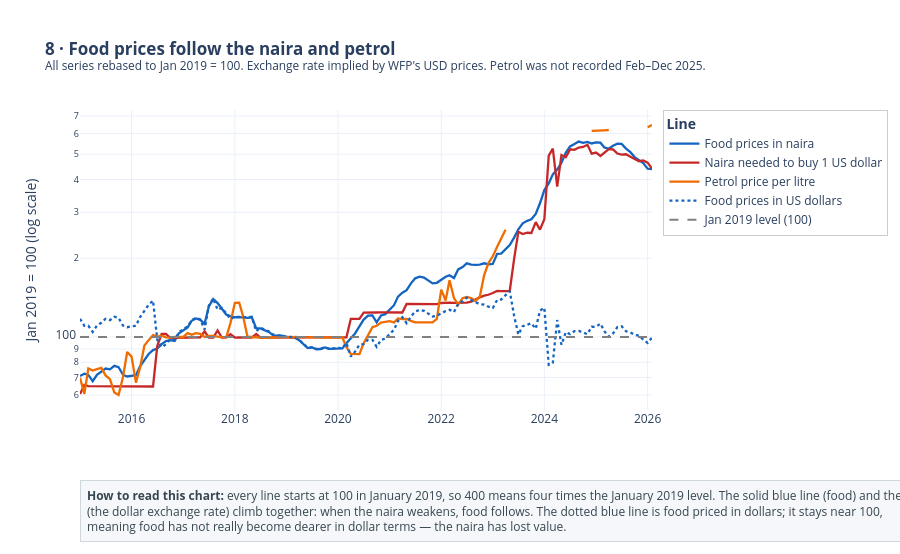

Here is the notebook cell this chart was saved with:
### Markdown cell above
## 8. What pushes food prices — the naira and petrol

### Code cell
# ================================================================
# 8. DRIVERS: EXCHANGE RATE & PETROL PRICE vs FOOD INDEX
# ================================================================
drivers = con.execute("""
    SELECT month,
           MEDIAN(price / usdprice) FILTER (WHERE usdprice > 0)                          AS ngn_per_usd,
           MEDIAN(price_per_unit)   FILTER (WHERE commodity = 'Fuel (petrol-gasoline)'
                                            AND pricetype = 'Retail')                    AS petrol_per_litre
    FROM prices GROUP BY month ORDER BY month
""").fetchdf().set_index("month")
drivers.index = pd.DatetimeIndex(drivers.index)
drivers = drivers.reindex(nat.index).interpolate(limit=3)
drivers["food_index"] = nat["index"]

reb = drivers.apply(lambda s: rebase(s))
reb["food_in_usd"] = reb["food_index"] / reb["ngn_per_usd"] * 100

yoy = np.log(drivers).diff(12)
lag_corr = pd.DataFrame({
    driver: [yoy["food_index"].corr(yoy[driver].shift(k)) for k in range(0, 13)]
    for driver in ["ngn_per_usd", "petrol_per_litre"]}, index=range(0, 13)).round(2)
lag_corr.index.name = "lag (months)"
print("Correlation of food YoY change with driver YoY change, driver leading by k months:")
print(lag_corr.T.to_string())
for d in lag_corr:
    print(f"  strongest link for {d}: {lag_corr[d].max():.2f} at {lag_corr[d].idxmax()} months")

print(f"\nJan 2019 → {nat.index[-1]:%b %Y}:  naira per $ x{drivers['ngn_per_usd'].iloc[-1] / drivers.loc['2019-01-01', 'ngn_per_usd']:.1f}, "
      f"petrol x{drivers['petrol_per_litre'].iloc[-1] / drivers.loc['2019-01-01', 'petrol_per_litre']:.1f}, "
      f"food x{drivers['food_index'].iloc[-1] / 100:.1f}")

fig = go.Figure()
for col, name, colour, dash in [("food_index", "Food prices in naira", "#1565C0", None),
                                ("ngn_per_usd", "Naira needed to buy 1 US dollar", "#C62828", None),
                                ("petrol_per_litre", "Petrol price per litre", "#EF6C00", None),
                                ("food_in_usd", "Food prices in US dollars", "#1565C0", "dot")]:
    fig.add_trace(go.Scatter(x=reb.index, y=reb[col], name=name, line=dict(color=colour, width=2.3, dash=dash),
                             hovertemplate=f"{name}<br>%{{x|%b %Y}}: %{{y:.0f}}<extra></extra>"))
fig.add_hline(y=100, line_dash="dash", line_color="grey")
legend_item(fig, "Jan 2019 level (100)", "grey", line=True, dash="dash")
fig.update_yaxes(type="log", title="Jan 2019 = 100 (log scale)")
fig.update_layout(height=500, hovermode="x unified",
                  title="<b>8 · Food prices follow the naira and petrol</b>"
                        "<br><sup>All series rebased to Jan 2019 = 100. Exchange rate implied by WFP's USD prices. "
                        "Petrol was not recorded Feb–Dec 2025.</sup>")
show(fig, "08_drivers",
     "every line starts at 100 in January 2019, so 400 means four times the January 2019 level. The solid blue line "
     "(food) and the red line<br>(the dollar exchange rate) climb together: when the naira weakens, food follows. "
     "The dotted blue line is food priced in dollars; it stays near 100,<br>meaning food has not really become dearer "
     "in dollar terms — the naira has lost value.",
     legend_title="Line")

### Figure 1 — Plotly figure (JSON) as saved in the notebook; plotly's stock layout.template omitted (floating-point values rounded to 4 significant figures; data arrays with more than 128 entries replaced by an {"elided": "..."} marker saying what was removed)
{"data": [{"hovertemplate": "Food prices in naira<br>%{x|%b %Y}: %{y:.0f}<extra></extra>", "line": {"color": "#1565C0", "width": 2.3}, "name": "Food prices in naira", "type": "scatter", "x": {"elided": "134 str values"}, "y": {"elided": "134 float values"}}, {"hovertemplate": "Naira needed to buy 1 US dollar<br>%{x|%b %Y}: %{y:.0f}<extra></extra>", "line": {"color": "#C62828", "width": 2.3}, "name": "Naira needed to buy 1 US dollar", "type": "scatter", "x": {"elided": "134 str values"}, "y": {"elided": "134 float values"}}, {"hovertemplate": "Petrol price per litre<br>%{x|%b %Y}: %{y:.0f}<extra></extra>", "line": {"color": "#EF6C00", "width": 2.3}, "name": "Petrol price per litre", "type": "scatter", "x": {"elided": "134 str values"}, "y": {"elided": "134 float values"}}, {"hovertemplate": "Food prices in US dollars<br>%{x|%b %Y}: %{y:.0f}<extra></extra>", "line": {"color": "#1565C0", "dash": "dot", "width": 2.3}, "name": "Food prices in US dollars", "type": "scatter", "x": {"elided": "134 str values"}, "y": {"elided": "134 float values"}}, {"hoverinfo": "skip", "line": {"color": "grey", "dash": "dash", "width": 2}, "mode": "lines", "name": "Jan 2019 level (100)", "type": "scatter", "x": [null], "y": [null]}], "layout": {"annotations": [{"align": "left", "bgcolor": "#F5F7FA", "bordercolor": "#CFD8DC", "borderpad": 6, "borderwidth": 1, "font": {"color": "#37474F", "size": 12}, "showarrow": false, "text": "<b>How to read this chart:</b> every line starts at 100 in January 2019, so 400 means four times the January 2019 level. The solid blue line (food) and the red line<br>(the dollar exchange rate) climb together: when the naira weakens, food follows. The dotted blue line is food priced in dollars; it stays near 100,<br>meaning food has not really become dearer in dollar terms — the naira has lost value.", "x": 0, "xanchor": "left", "xref": "paper", "y": -0.2333, "yanchor": "top", "yref": "paper"}], "height": 554, "hovermode": "x unified", "legend": {"bgcolor": "rgba(255,255,255,0.85)", "bordercolor": "#ccc", "borderwidth": 1, "orientation": "v", "title": {"text": "<b>Line</b>"}, "x": 1.02, "xanchor": "left", "y": 1, "yanchor": "top"}, "margin": {"b": 144, "t": 110}, "shapes": [{"line": {"color": "grey", "dash": "dash"}, "type": "line", "x0": 0, "x1": 1, "xref": "x domain", "y0": 100, "y1": 100, "yref": "y"}], "showlegend": true, "title": {"text": "<b>8 · Food prices follow the naira and petrol</b><br><sup>All series rebased to Jan 2019 = 100. Exchange rate implied by WFP's USD prices. Petrol was not recorded Feb–Dec 2025.</sup>"}, "yaxis": {"title": {"text": "Jan 2019 = 100 (log scale)"}, "type": "log"}}}
